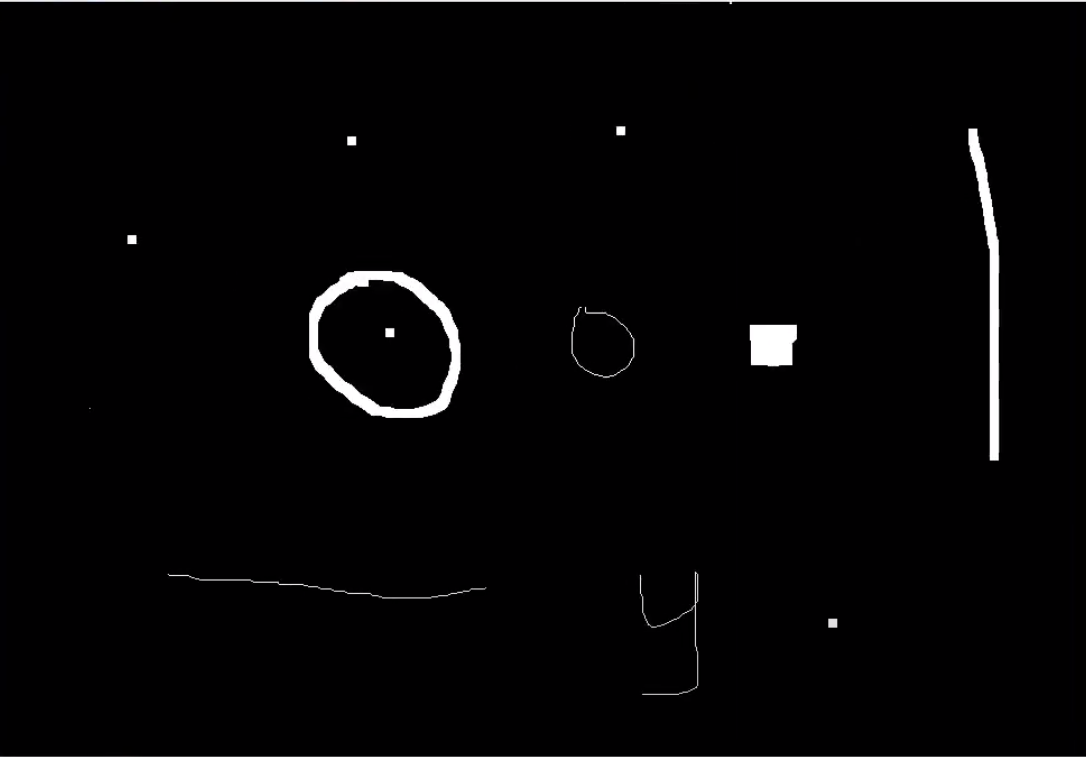
//> input picture morphological operations/img.png, 1086 x 757 px
$ ./main   (built with g++ and OpenCV 4)
//> lines starting //> are read from the running program, lines starting //| are printed output that depends on the picture
#include <opencv2/opencv.hpp>
#include <stdio.h>

using namespace cv;


////////////////////////// Morphological operations in OpenCV ////////////////////////

// main function
int main() {

    // read image
    Mat img = imread("./img.png", IMREAD_COLOR );
//> img is the input picture: 757 rows x 1086 cols, CV_8UC3; mean B, G, R 5.2, 4.2, 5.2

    // check for image
    if (img.empty()) {
        printf("Image not found\n");
        return -1; // -1 means unsuccessful
    }

    // create Mat objects
    Mat erodeMat, dilateMate;

    Mat elemntKernel = getStructuringElement(MORPH_RECT, Size(10,10), Point(-1,-1)); // MORPH_RECT is rectangular structuring element, Size(3,3) is size of the structuring element, Point(-1,-1) is position of the anchor within the element. The default value (-1, -1) means that the anchor is at the element center.


    // apply erosion operation: is used to remove noise from an image. It erodes away the boundaries of foreground object.

    /*
    parameters:
    src: input image
    dst: output image
    kernel: structuring element used for erosion. If element = Mat(), a 3 x 3 rectangular structuring element is used. Kernel can be created using getStructuringElement().
    anchor: position of the anchor within the element. The default value (-1, -1) means that the anchor is at the element center.
    iterations: number of times erosion is applied.
    borderType: pixel extrapolation method.
    borderValue: border value in case of a constant border.
    */

    erode(img, erodeMat, elemntKernel, Point(-1,-1), 1); // 1 is number of times erosion is applied.
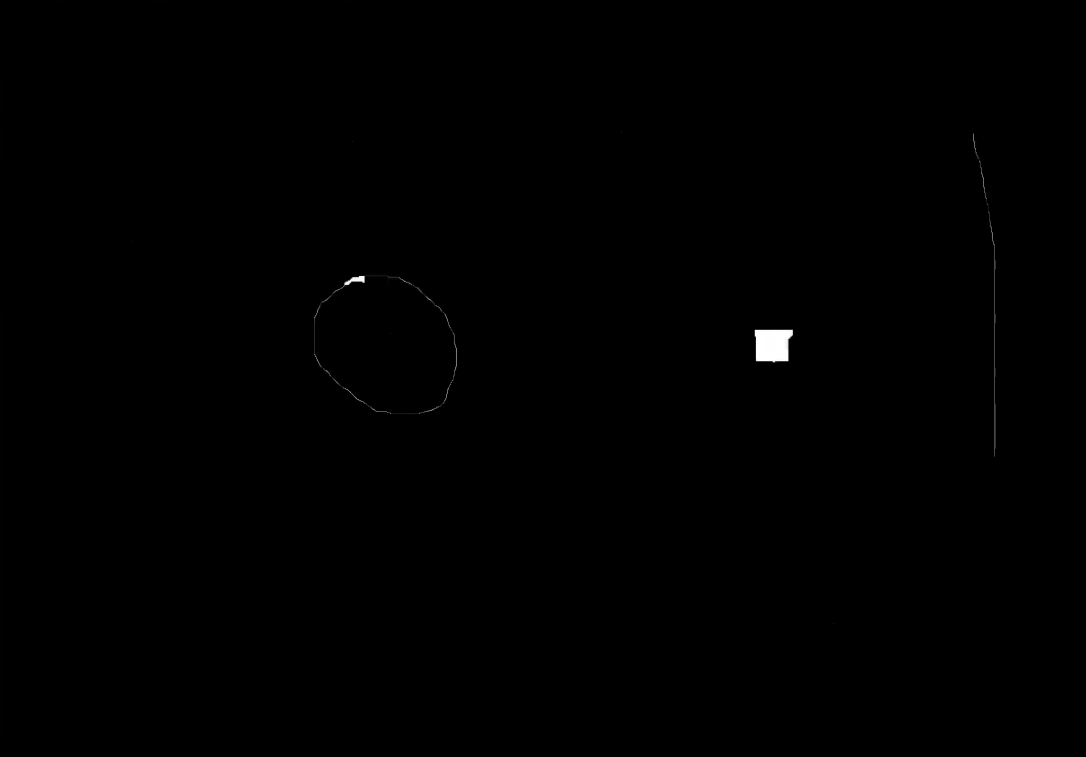
//> erodeMat: 757 rows x 1086 cols, CV_8UC3; mean B, G, R 1.4, 0.4, 1.4


    // apply dilation opreation: is used to remove noise from an image. It increases the object area.

    /*
    parameters:
    src: input image
    dst: output image
    kernel: structuring element used for dilation. If element = Mat(), a 3 x 3 rectangular structuring element is used. Kernel can be created using getStructuringElement().
    anchor: position of the anchor within the element. The default value (-1, -1) means that the anchor is at the element center.
    iterations: number of times dilation is applied.
    borderType: pixel extrapolation method.
    borderValue: border value in case of a constant border.
    */

    dilate(img, dilateMate, elemntKernel, Point(-1,-1), 1); // 1 is number of times dilation is applied.
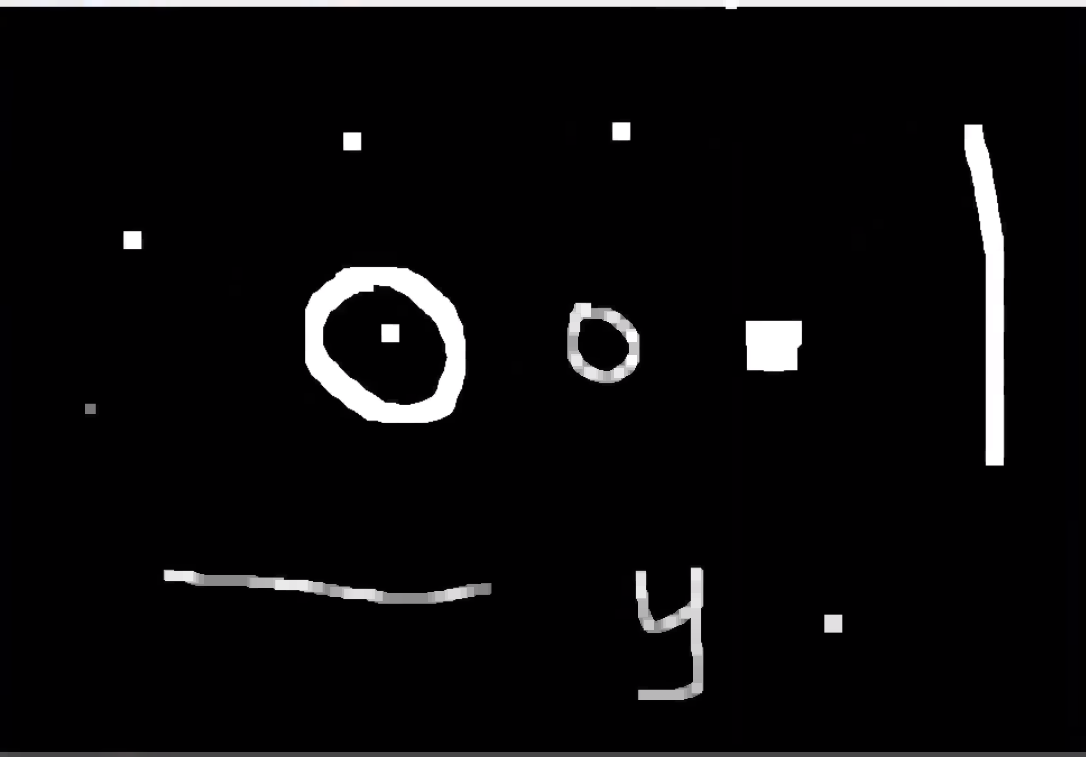
//> dilateMate: 757 rows x 1086 cols, CV_8UC3; mean B, G, R 12.5, 11.4, 12.4

    // show image
    imshow("Original Image", img);
    imshow("Eroded Image", erodeMat);
    imshow("Dilated Image", dilateMate);
    waitKey(0);


    return 0; // 0 means successful termination

}
